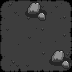

Below is a game level as drawn by its tile map, then a one-line description and the .tmx file that defines it, in full:
An orthogonal 3x3 tile map with 24x24 px tiles, 6 tile layers (StoneDark, StoneDarkShadow, StoneDarkDetail, StoneLight, ...).

<map version="1.0" orientation="orthogonal" renderorder="right-down" width="3" height="3" tilewidth="24" tileheight="24" nextobjectid="1">
 <tileset firstgid="1" name="sfWorld" tilewidth="24" tileheight="24" tilecount="1435" columns="35">
  <image source="../res/oryx_16bit_scifi_world_trans.png" width="840" height="984" />
 </tileset>
 <layer name="StoneDark" width="3" height="3">
  <data encoding="csv">
1233,1228,1232,
1231,1227,1229,
1234,1230,1235
</data>
 </layer>
 <layer name="StoneDarkShadow" width="3" height="3" offsetx="0" offsety="-4">
  <data encoding="csv">
0,0,1414,
1414,0,0,
0,0,0
</data>
 </layer>
 <layer name="StoneDarkDetail" width="3" height="3">
  <data encoding="csv">
0,0,346,
346,0,0,
0,0,0
</data>
 </layer>
 <layer name="StoneLight" width="3" height="3">
  <data encoding="csv">
1303,1298,1302,
1301,1297,1299,
1304,1300,1305
</data>
 </layer>
 <layer name="StoneLightShadow" width="3" height="3" offsetx="0" offsety="-4">
  <data encoding="csv">
0,1414,0,
0,0,0,
0,0,1414
</data>
 </layer>
 <layer name="StoneLightDetail" width="3" height="3">
  <data encoding="csv">
0,136,0,
0,0,0,
0,0,136
</data>
 </layer>
</map>
